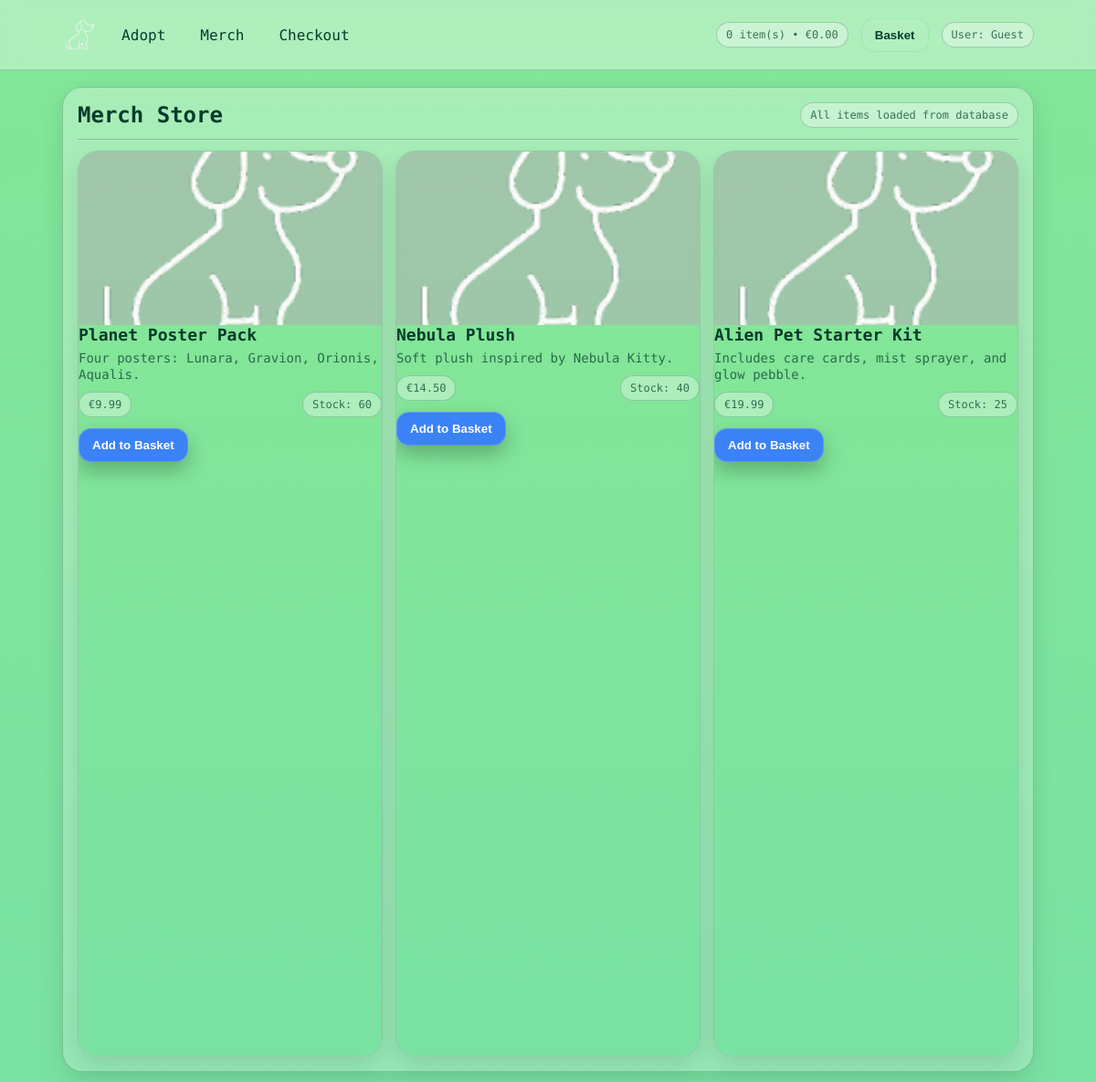
Page /merch.php on the committed database.
### tables this page shows
CREATE TABLE merch (
  merch_id INT AUTO_INCREMENT PRIMARY KEY,
  name VARCHAR(100) NOT NULL,
  price DECIMAL(8,2) NOT NULL,
  stock_quantity INT NOT NULL,
  description TEXT NOT NULL,
  image_url VARCHAR(255) NOT NULL
);

### cart_functions.php (called while the page is built, shortened)
<?php
function cart_totals() {
  $count = 0;
  $total = 0;
  return ["count" => $count, "total" => $total];
}
?>

### merch.php (the view, shortened to what this page needs)
<?php
require_once "db_connect.php";
require_once "cart_functions.php";
$tot = cart_totals();
$navUser = isset($_SESSION["username"]) ? $_SESSION["username"] : "Guest";
?>
<!DOCTYPE html>
<html>
<head>
  <link rel="stylesheet" href="css/styles.css">
</head>
<body>
<div class="header">
  <div class="container row space">
    <div class="row">
      <img src="images/logo.png" alt="Petopia" style="height:40px;">
      <a class="navlink" href="index.php">Adopt</a>
      <a class="navlink" href="merch.php">Merch</a>
      <a class="navlink" href="checkout.php">Checkout</a>
    </div>
    <div class="row">
      <div id="cart_response" class="badge">
        <?php echo $tot["count"]; ?> item(s) • €<?php echo number_format($tot["total"],2); ?>
      </div>
      <button class="btn secondary" onclick="openCart()">Basket</button>
      <div class="badge">User: <span id="navUser"><?php echo htmlspecialchars($navUser); ?></span></div>
    </div>
  </div>
</div>
<div class="container">
  <div class="panel">
    <div class="row space">
      <h2 style="margin:0;">Merch Store</h2>
      <span class="badge">All items loaded from database</span>
    </div>
    <div class="hr"></div>
    <?php
      $stmt = $conn->prepare("SELECT merch_id, name, price, stock_quantity, description, image_url FROM merch ORDER BY merch_id DESC");
      $stmt->execute();
      $res = $stmt->get_result();
    ?>
    <div class="grid">
      <?php while($m = $res->fetch_assoc()){ ?>
        <div class="col-4">
          <div class="card">
            <img src="<?php echo htmlspecialchars($m["image_url"]); ?>" alt="Merch">
            <div class="body">
              <h3><?php echo htmlspecialchars($m["name"]); ?></h3>
              <p><?php echo htmlspecialchars($m["description"]); ?></p>
              <div class="row space" style="margin-top:10px;">
                <span class="badge">€<?php echo number_format($m["price"],2); ?></span>
                <span class="badge">Stock: <?php echo intval($m["stock_quantity"]); ?></span>
              </div>
              <div class="actions">
                <button class="btn" onclick="addToCart(<?php echo intval($m['merch_id']); ?>)">Add to Basket</button>
              </div>
            </div>
          </div>
        </div>
      <?php } ?>
    </div>
  </div>
</div>
</body>
</html>

### css/styles.css (style rules this page uses)
:root { --brand:#83E698; --brand2:#75D4CC; --btn:#3b82f6; --btnInk:#ffffff; --bg: var(--brand); --card: rgba(255,255,255,0.22); --card2: rgba(255,255,255,0.30); --ink:#063b2b; --muted: rgba(6,59,43,0.72); --line: rgba(6,59,43,0.22); --danger:#ef4444; }
* { box-sizing:border-box; }
body { margin:0; font-family: "Martian Mono","Inter",monospace; background: linear-gradient(180deg, #83E698, #79e2a3); color:var(--ink); min-height:100vh; }
a { color:inherit; text-decoration:none; }
.container { max-width:1100px; margin:0 auto; padding:18px; }
.row { display:flex; gap:14px; align-items:center; flex-wrap:wrap; }
.space { justify-content:space-between; }
.badge { display:inline-block; padding:6px 10px; border-radius:999px; border:1px solid var(--line); color:var(--muted); font-size:12px; background:rgba(255,255,255,0.35); }
.btn { background:var(--btn); color:var(--btnInk); border:1px solid rgba(255,255,255,0.18); border-radius:14px; padding:10px 14px; cursor:pointer; font-weight:700; box-shadow: 0 10px 22px rgba(0,0,0,0.25); transition: transform 120ms ease, filter 120ms ease; }
.btn.secondary { background:rgba(255,255,255,0.06); color:var(--inkOnDark); border:1px solid rgba(131,230,152,0.55); box-shadow:none; }
.header { position:sticky; top:0; z-index:10; background:rgba(255,255,255,0.35); border-bottom:1px solid var(--line); backdrop-filter: blur(10px); }
.navlink { padding:10px 12px; border-radius:10px; }
.panel { background:linear-gradient(180deg, var(--card2), var(--card)); border:1px solid var(--line); border-radius:22px; padding:16px; box-shadow: 0 10px 26px rgba(0,0,0,0.10); }
.grid { display:grid; grid-template-columns: repeat(12, 1fr); gap:14px; }
.col-4 { grid-column: span 4; }
.card { background:linear-gradient(180deg, rgba(255,255,255,0.34), rgba(255,255,255,0.22)); border:1px solid var(--line); border-radius:22px; overflow:hidden; box-shadow: 0 10px 24px rgba(0,0,0,0.10); transform: translateY(0); transition: transform 120ms ease, box-shadow 120ms ease; }
.card img { width:100%; height:190px; object-fit:cover; display:block; background:rgba(0,0,0,0.18); }
.card .body { margin:0; font-family: "Martian Mono","Inter",monospace; background: linear-gradient(180deg, #83E698, #79e2a3); color:var(--ink); min-height:100vh; }
.card h3 { margin:0 0 6px 0; font-size:18px; }
.card p { margin:0; color:var(--muted); font-size:14px; line-height:1.3; }
.card .actions { display:flex; gap:10px; margin-top:12px; flex-wrap:wrap; }
.hr { height:1px; background:var(--line); margin:12px 0; }
h1,h2,h3 { font-family:"Martian Mono","Space Grotesk","Inter",sans-serif; }

### rows in the picture
merch: image_url (picture), name "Planet Poster Pack", description "Four posters: Lunara, Gravion, Orionis, Aqualis.", price "9.99", stock_quantity "60"
merch: image_url (picture), name "Nebula Plush", description "Soft plush inspired by Nebula Kitty.", price "14.50", stock_quantity "40"
merch: image_url (picture), name "Alien Pet Starter Kit", description "Includes care cards, mist sprayer, and glow pebble.", price "19.99", stock_quantity "25"

### other values in the picture
$tot["count"] "0"
$tot["total"] "0.00"
$navUser "Guest"
